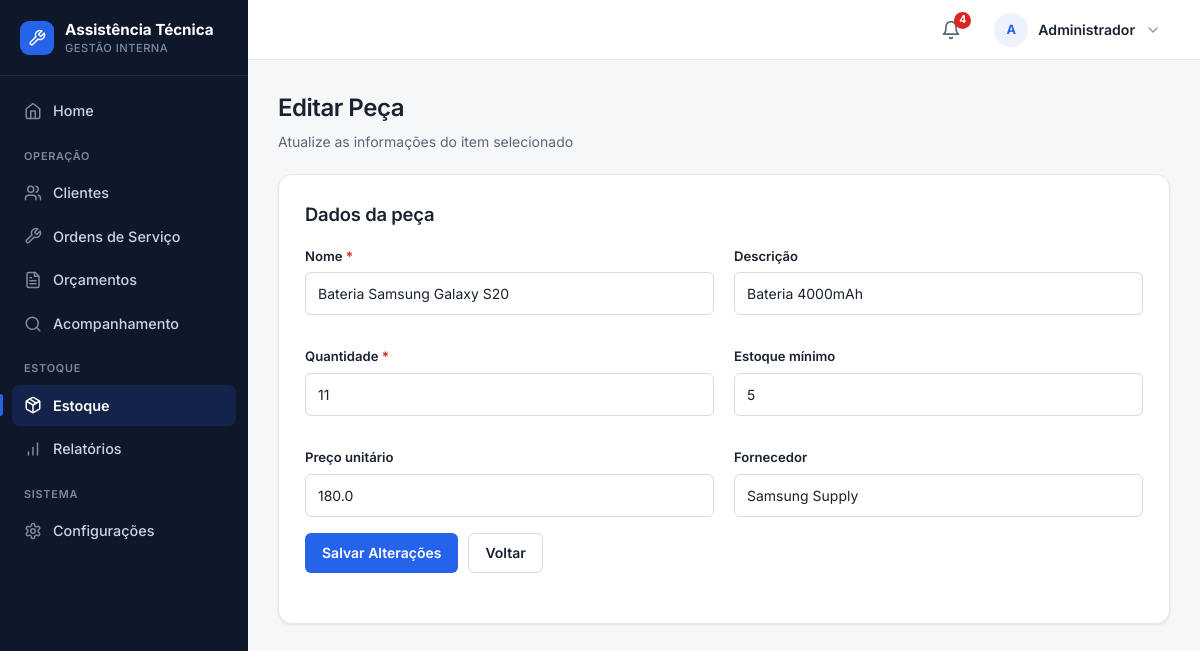
Screenshot of /estoque/editar/2 (signed in) with the database file from the repository.
### tables this page shows
CREATE TABLE pecas (
    id INTEGER PRIMARY KEY AUTOINCREMENT,
    nome TEXT NOT NULL,
    descricao TEXT,
    quantidade INTEGER NOT NULL DEFAULT 0,
    estoque_minimo INTEGER DEFAULT 1,
    preco_unitario REAL DEFAULT 0,
    fornecedor TEXT
, data_cadastro TEXT);

### routes/estoque.py (the view)
@estoque_bp.route('/estoque/editar/<int:id>')
def editar_peca(id):
    db = conectar()
    peca = db.execute("SELECT * FROM pecas WHERE id = ?", (id,)).fetchone()
    db.close()
    if peca is None:
        flash("Peça não encontrada.", "erro")
        return redirect('/estoque')
    return render_template('editar_peca.html', peca=peca)

### app.py (called while the page is built)
@app.context_processor
def injetar_alertas_estoque():
    if "funcionario_id" not in session:
        return {"alerta_estoque_baixo": 0}
    conexao = conectar()
    total = conexao.execute(
        "SELECT COUNT(*) FROM pecas WHERE quantidade <= estoque_minimo"
    ).fetchone()[0]
    conexao.close()
    return {"alerta_estoque_baixo": total}

### database.py (called while the page is built)
def _coluna_existe(conexao, tabela, coluna):
    colunas = conexao.execute(f"PRAGMA table_info({tabela})").fetchall()
    return any(item["name"] == coluna for item in colunas)

def conectar():
    conexao = sqlite3.connect("database/sistema.db")
    conexao.row_factory = sqlite3.Row
    conexao.execute("PRAGMA foreign_keys = ON")
    _garantir_schema(conexao)
    return conexao

### templates/editar_peca.html (shortened to what this page needs)
{% extends "base.html" %}
{% block css %}
    <link rel="stylesheet" href="{{ url_for('static', filename='css/editar_peca.css') }}">
{% endblock %}
{% block conteudo %}
<div class="page-head">
    <h1>Editar Peça</h1>
    <p>Atualize as informações do item selecionado</p>
</div>
<section class="card">
    <h2>Dados da peça</h2>
    <form action="/estoque/atualizar/{{ peca['id'] }}" method="POST">
        <div class="form-grid">
            <div class="campo">
                <label>Nome <span class="obrigatorio" title="Campo obrigatório">*</span></label>
                <input type="text" name="nome" value="{{ peca['nome'] }}" required>
            </div>
            <div class="campo">
                <label>Descrição</label>
                <input type="text" name="descricao" value="{{ peca['descricao'] }}">
            </div>
            <div class="campo">
                <label>Quantidade <span class="obrigatorio" title="Campo obrigatório">*</span></label>
                <input type="number" name="quantidade" value="{{ peca['quantidade'] }}" min="0" required>
            </div>
            <div class="campo">
                <label>Estoque mínimo</label>
                <input type="number" name="estoque_minimo" value="{{ peca['estoque_minimo'] }}" min="0">
            </div>
            <div class="campo">
                <label>Preço unitário</label>
                <input type="number" step="0.01" min="0" name="preco_unitario" value="{{ peca['preco_unitario'] }}">
            </div>
            <div class="campo">
                <label>Fornecedor</label>
                <input type="text" name="fornecedor" value="{{ peca['fornecedor'] }}">
            </div>
        </div>
        <div class="botoes">
            <button type="submit">Salvar Alterações</button>
            <a href="/estoque" class="btn btn-home">Voltar</a>
        </div>
    </form>
</section>
{% endblock %}

### static/css/global.css (style rules this page uses)
:root { --bg: #f6f7f9; --surface: #ffffff; --surface-2: #f9fafb; --border: #e6e8ec; --border-strong: #d5d9e0; --ink: #1a2230; --muted: #5b6675; --subtle: #8a93a3; --primary: #2563eb; --primary-hover: #1d4ed8; --primary-soft: #eef2ff; --success: #16a34a; --success-soft: #dcfce7; --warning: #d97706; --warning-soft: #fef3c7; --danger: #dc2626; --danger-hover: #b91c1c; --danger-soft: #fee2e2; --sidebar: #0f172a; --sidebar-ink: #cbd5e1; --sidebar-muted: #7e8aa0; --s-1: 4px; --s-2: 8px; --s-3: 12px; --s-4: 16px; --s-5: 20px; --s-6: 24px; --s-8: 32px; --r-sm: 6px; --r-md: 10px; --r-lg: 14px; --r-pill: 999px; --shadow-sm: 0 1px 2px rgba(16, 24, 40, 0.04), 0 1px 3px rgba(16, 24, 40, 0.06); --shadow-md: 0 4px 12px rgba(16, 24, 40, 0.08); --azul-900: #0f172a; --azul-800: #1e293b; --azul-700: #2563eb; --azul-600: #2563eb; --azul-500: #2563eb; --azul-100: #eef2ff; --azul-50: #f9fafb; --branco: #ffffff; --cinza-900: #1a2230; --cinza-700: #5b6675; --cinza-500: #8a93a3; --cinza-200: #e6e8ec; --cinza-100: #f1f3f6; --verde-100: #dcfce7; --verde-700: #166534; --amarelo-100: #fef3c7; --amarelo-700: #92400e; --vermelho-100: #fee2e2; --vermelho-700: #991b1b; --sombra: var(--shadow-sm); --raio: var(--r-md); }
* { box-sizing: border-box; }
body { min-height: 100vh; margin: 0; font-family: "Inter", -apple-system, BlinkMacSystemFont, "Segoe UI", Roboto, Arial, sans-serif; font-size: 14px; line-height: 1.5; color: var(--ink); background: var(--bg); -webkit-font-smoothing: antialiased; text-rendering: optimizeLegibility; }
h1, h2, h3, h4 { color: var(--ink); font-weight: 600; letter-spacing: -0.01em; }
h2 { margin: 0 0 18px; font-size: 1.15rem; }
a { color: var(--primary); text-decoration: none; }
.container, .card { background: var(--surface); border: 1px solid var(--border); border-radius: var(--r-lg); box-shadow: var(--shadow-sm); }
.card { padding: clamp(18px, 3vw, 26px); }
.acoes-topo, .botoes, .form-botao { display: flex; flex-wrap: wrap; gap: 10px; align-items: center; }
.btn, button, .voltar, .editar, .excluir { display: inline-flex; align-items: center; justify-content: center; gap: 8px; min-height: 40px; padding: 9px 16px; border: 1px solid transparent; border-radius: var(--r-sm); color: #fff; background: var(--primary); text-decoration: none; font: inherit; font-weight: 600; line-height: 1; cursor: pointer; white-space: nowrap; transition: background-color 0.15s ease, border-color 0.15s ease, box-shadow 0.15s ease, color 0.15s ease; }
.btn--secondary, .btn-home, .voltar, .editar { background: var(--surface); color: var(--ink); border-color: var(--border-strong); }
form { margin: 0 0 24px; }
.form-grid { display: grid; grid-template-columns: repeat(2, minmax(0, 1fr)); gap: 16px 20px; }
.campo, .form-group { display: flex; flex-direction: column; gap: 6px; margin-bottom: 16px; }
label { color: var(--ink); font-weight: 600; font-size: 0.82rem; }
input, select, textarea { width: 100%; min-height: 42px; padding: 10px 12px; color: var(--ink); background: var(--surface); border: 1px solid var(--border-strong); border-radius: var(--r-sm); font: inherit; transition: border-color 0.15s ease, box-shadow 0.15s ease; }
input::placeholder, textarea::placeholder { color: var(--subtle); }
input[type="number"] { appearance: textfield; -moz-appearance: textfield; }
.obrigatorio { color: var(--danger); font-weight: 700; }

### static/css/layout.css (style rules this page uses)
.page-head { margin: 0 0 22px; }
.page-head h1 { margin: 0; color: var(--ink); font-size: clamp(1.25rem, 2vw, 1.6rem); font-weight: 600; letter-spacing: -0.02em; }
.page-head p { margin: 5px 0 0; color: var(--muted); }

### rows the page displays
pecas: nome "Bateria Samsung Galaxy S20", descricao "Bateria 4000mAh", quantidade "11", estoque_minimo "5", preco_unitario "180.0", fornecedor "Samsung Supply"

### other values shown
{{ alerta_estoque_baixo }} "4"
{{ iniciais }} "A"
{{ nome_usuario }} "Administrador"
